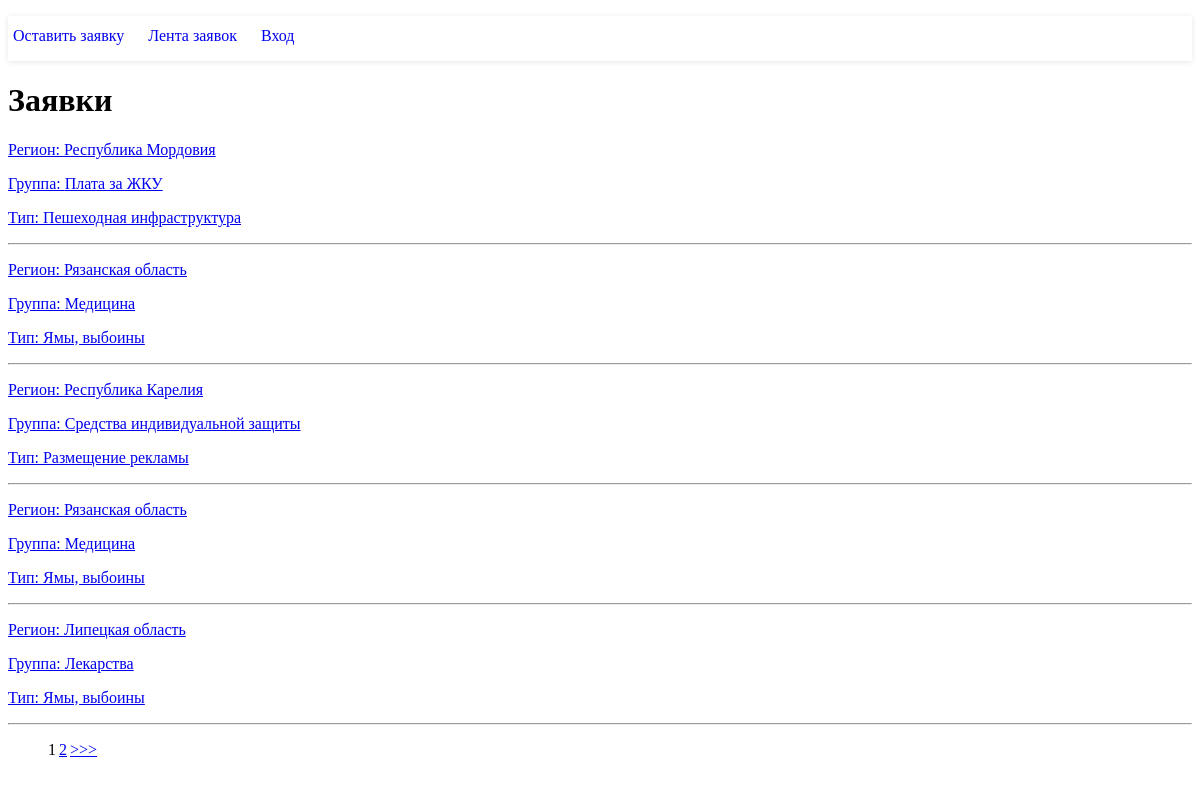
The app's page /applications with its own data.
### tables this page shows
CREATE TABLE applications
(
	id INTEGER not null
		constraint applications_pk
			primary key autoincrement,
	region text,
	"group" text,
	type text,
	message text,
	status text
);

### index.php (called while the page is built, shortened)
<?php
spl_autoload_register(function ($class_name) {
    $path = str_replace('\\', '/', $class_name.'.php');
});
$router = new Router;
$router ->run();

### application/controllers/MainController.php (called while the page is built, shortened)
<?php
class MainController extends Controller {
    public function applicationsAction() {
        $pagination = new Pagination($this->route, $this->model->applicationsCount(), 5);
        $vars = [
            'pagination' => $pagination->get(),
            'list' => $this->model->applicationsList($this->route),
        ];
        $this->view->render('Заявки', $vars);
    }
}

### application/lib/Db.php (called while the page is built, shortened)
<?php
class Db {
    protected $db;
    function __construct() {
        $config = require 'application/config/db.php';
        try {
            $this->db = new PDO('sqlite:' . $config['name']);
        } catch (PDOException $e) {
                print "Error: " . $e->getMessage() . "<br/>";
            }
    }
    public function query($sql, $params = []) {
        $stmt = $this->db->prepare($sql);
        if (!empty($params)) {
            foreach ($params as $key => $val) {
                if (is_int($val)) {
                    $type = PDO::PARAM_INT;
                } else {
                    $type = PDO::PARAM_STR;
                }
                $stmt->bindValue(':'.$key, $val, $type);
            }
        }
        $stmt->execute();
        return $stmt;
    }
    public function row($sql, $params = []) {
        $result = $this->query($sql, $params);
        return $result->fetchAll(PDO::FETCH_ASSOC);
    }
    public function column($sql, $params = []) {
        $result = $this->query($sql, $params);
        return $result->fetchColumn();
    }
}

### application/config/db.php (called while the page is built)
<?php
return [
    'host' => 'localhost',
    'name' => 'db.sqlite',
];

### application/core/Model.php (called while the page is built, shortened)
<?php
abstract class Model {
    public $db;
    public function __construct() {
        $this->db = new Db;
    }
    public function applicationsCount() {
        return $this->db->column('SELECT COUNT(id) FROM applications');
    }
    public function applicationsList($route) {
        $max = 5;
        $params = [
            'max' => $max,
            'start' => (($route['page'] ?? 1) - 1) * $max,
        ];
        return $this->db->row('SELECT * FROM applications ORDER BY id DESC LIMIT :start, :max', $params);
    }
}

### application/core/Controller.php (called while the page is built, shortened)
<?php
abstract class Controller {
    public function __construct($route) {
        $this->route = $route;
        $this->model = $this->loadModel($route['controller']);
    }
    public function loadModel($name) {
        $path = 'application\models\\'.ucfirst($name);
        if(class_exists($path)) {
            return new $path;
        }
    }
}

### application/views/main/applications.php (the view, shortened to what this page needs)
<h1>Заявки</h1>
<?php foreach ($list as $value): ?>
    <a href="/detail/<?php echo $value['id']?>">
        <p>Регион: <?php echo $value['region']?></p>
        <p>Группа: <?php echo $value['group']?></p>
        <p>Тип: <?php echo $value['type']?></p>
    </a>
    <hr>
<?php endforeach; ?>
<?php echo $pagination; ?>

### application/core/Router.php (shortened to what this page needs)
<?php
class Router {
    protected $routes = [];
    protected $params =[];
    public function add($route, $params) {
        $route = preg_replace('/{([a-z]+):([^\}]+)}/', '(?P<\1>\2)', $route);
        $route = '#^'.$route.'$#';
        $this->routes[$route] = $params;
    }
    public function match() {
        $url = trim($_SERVER['REQUEST_URI'], '/');
        foreach ($this->routes as $route => $params) {
            if (preg_match($route, $url, $matches)) {
                $this->params = $params;
                return true;
            }
        }
        return false;
    }
    public function run() {
        if ($this->match()) {
            $path = 'application\controllers\\'.ucfirst($this->params['controller']).'Controller';
            if (class_exists($path)) {
                $action = $this->params['action'].'Action';
                if (method_exists($path, $action)){
                    $controller = new $path($this->params);
                    $controller->$action();
                } else {
                    View::errorCode(404);
                }
            } else {
                View::errorCode(404);
            }
        }
        else {
            View::errorCode(404);
        }
    }
}

### application/lib/Pagination.php (shortened to what this page needs)
<?php
class Pagination {
private $max = 10;
private $route;
private $current_page;
private $total;
private $limit;
    public function __construct($route, $total, $limit = 10) {
        $this->route = $route;
        $this->total = $total;
        $this->limit = $limit;
        $this->amount = $this->amount();
    }
    public function get() {
        $links = null;
        $limits = $this->limits();
        $html = '<nav><ul class="pagination">';
        for ($page = $limits[0]; $page <= $limits[1]; $page++) {
            if ($page == $this->current_page) {
                $links .= '<li class="active"><span class="page-link">'.$page.'</span></li>';
            } else {
                $links .= $this->generateHtml($page);
            }
        }
        if (!is_null($links)) {
            if ($this->current_page < $this->amount) {
                $links .= $this->generateHtml($this->amount, '>>>');
            }
        }
        $html .= $links.' </ul></nav>';
        return $html;
    }
    private function generateHtml($page, $text = null) {
        if (!$text) {
            $text = $page;
        }
        if ($this->route['controller'] == "main") {
            $test = '<li class="page-item"><a class="page-link" href="/'.$this->route['action'].'/'.$page.'">'.$text.'</a></li>';
        } else {
            $test = '<li class="page-item"><a class="page-link" href="/'.$this->route['controller'].'/'.$this->route['action'].'/'.$page.'">'.$text.'</a></li>';
        }
        return $test;
    }
    private function limits() {
        $left = $this->current_page - round($this->max / 2);
        $start = $left > 0 ? $left : 1;
        if ($start + $this->max <= $this->amount) {
            $end = $start > 1 ? $start + $this->max : $this->max;
        }
        else {
            $end = $this->amount;
            $start = $this->amount - $this->max > 0 ? $this->amount - $this->max : 1;
        }
        return array($start, $end);
    }
    private function setCurrentPage() {
        if (isset($this->route['page'])) {
            $currentPage = $this->route['page'];
        } else {
            $currentPage = 1;
        }
        $this->current_page = $currentPage;
    }
    private function amount() {
        return ceil($this->total / $this->limit);
    }
}

### application/core/View.php (shortened to what this page needs)
<?php
class View {
    public $path;
    public $layout = 'default';
    public function __construct($route) {
        $this->path = $route['controller'].'/'.$route['action'];
    }
    public function render($title, $vars = []) {
        $path = 'application/views/'.$this->path.'.php';
        if (file_exists($path)) {
            require $path;
            $content = ob_get_clean();
            require 'application/views/layouts/'.$this->layout.'.php';
        }
        else {
            echo 'Вид не найден'.$this->path;
        }
    }
}

### application/views/layouts/default.php (shortened to what this page needs)
<!DOCTYPE html>
<html>
<head>
    <link href="/public/style/style.css" rel="stylesheet" type="text/css">
</head>
<body>
<header>
    <ul class="top-menu">
        <li><a href="/"><span>Оставить заявку</span></a></li>
        <li><a href="/applications"><span>Лента заявок</span></a></li>
        <li><a href="/login"><span>Вход</span></a></li>
    </ul>
</header>
    <?php echo $content; ?>
</body>
</html>

### public/style/style.css (style rules this page uses)
.pagination li { list-style-type: none; float: left; margin-right: 3px; }
.top-menu { height: 45px; box-shadow: 0 1px 6px 0 #00000019; padding-left: 0; }
.top-menu li { display: inline; list-style-type: none; margin-right: 10px; }
.top-menu li span { padding: 11px 5px; display: inline-block; }

### records on screen
applications: region "Республика Мордовия", group "Плата за ЖКУ", type "Пешеходная инфраструктура"
applications: region "Рязанская область", group "Медицина", type "Ямы, выбоины"
applications: region "Республика Карелия", group "Средства индивидуальной защиты", type "Размещение рекламы"
applications: region "Рязанская область", group "Медицина", type "Ямы, выбоины"
applications: region "Липецкая область", group "Лекарства", type "Ямы, выбоины"

### other values on screen
$text ">>>"
